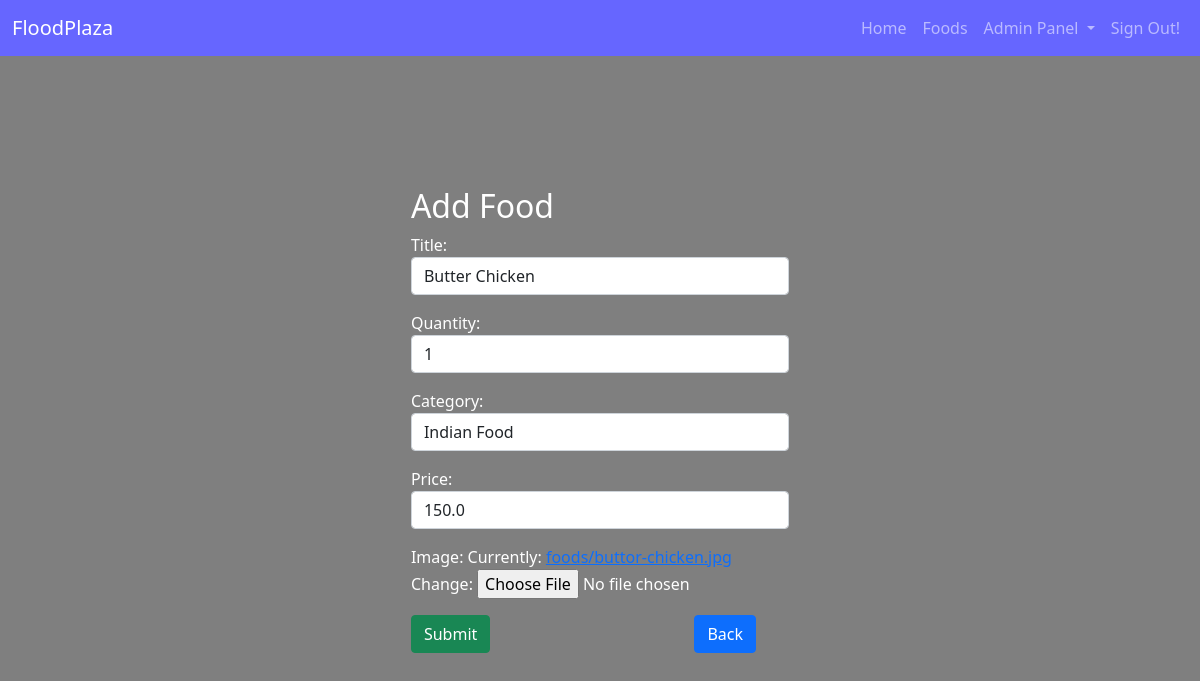
Page /foods/update-food/1/ (signed in) on the committed database.
### foods/models.py (models this page shows, shortened)
class Food(models.Model):
	title = models.CharField(max_length=100)
	image = models.ImageField(upload_to='foods/')
	category = models.CharField(max_length=100)
	quantity = models.CharField(max_length=100)
	price = models.FloatField()
	class Meta:
		db_table = 'food'

### accounts/views.py (the view)
	def inner(request, *args, **kwargs):
		try:
		 	if request.session['admin']:
		 		return func(request, *args, **kwargs)
		except:
			return HttpResponse('<h1>Unauthorized Page</h1');

### foods/forms.py
class FoodForm(forms.ModelForm):
	title = forms.CharField(widget=forms.TextInput(attrs={'class': 'form-control'}))
	quantity = forms.CharField(widget=forms.TextInput(attrs={'class': 'form-control'}))
	category = forms.CharField(widget=forms.TextInput(attrs={'class': 'form-control'}))
	price = forms.DecimalField(widget=forms.NumberInput(attrs={'class': 'form-control'}))
	class Meta:
		model = Food
		fields = ['title', 'quantity', 'category', 'price', 'image']

### accounts/views.py (called while the page is built)
def autherized_page(func):
	def inner(request, *args, **kwargs):
		try:
		 	if request.session['admin']:
		 		return func(request, *args, **kwargs)
		except:
			return HttpResponse('<h1>Unauthorized Page</h1');
	return inner

### foods/views.py (called while the page is built)
@autherized_page
def update_food(request, pk):
	food = Food.objects.get(id=pk)
	form = FoodForm(instance=food)
	if request.method == 'POST':
		form = FoodForm(request.POST, request.FILES, instance=food)
		if form.is_valid():
			form.save()
			return redirect('edit-foods')
	context = { 'form': form }
	return render(request, 'foods/add-food.html', context)

### templates/foods/add-food.html (shortened to what this page needs)
{% extends 'index.html' %}
{% block content %}
<div class="login">
    <form method="POST" enctype="multipart/form-data">
        <h2>Add Food</h2>
        {{form.as_p}}
        <input type="submit" class="btn btn-success">
        <a href="{% url 'edit-foods' %}" class="btn btn-primary" style="margin-left: 200px;">Back</a>
    </form>
</div>
{% endblock %}

### static/css/main.css (style rules this page uses)
#body { background-attachment: fixed; background-position: center; background-repeat: no-repeat; background-size: cover; background: linear-gradient(rgba(0, 0, 0, 0.5), rgba(0, 0, 0, 0.5)), url("/static/images/background.jpg"); color: white; margin: 0; padding: 0; }
.login { width: 100%; height: 91vh; display: flex; align-items: center; justify-content: center; }

### rows in the picture
Food: title "Butter Chicken", quantity "1", category "Indian Food", price "150.0"
